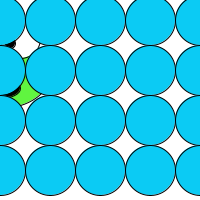
Frame 1 (no input)
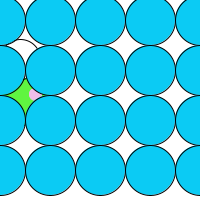
Frame 60 (the mouse pressed at the canvas centre just before this capture)
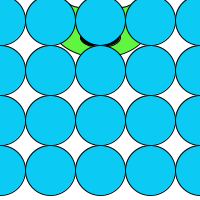
Frame 120 (the mouse held since frame 60 and released just before this capture)

The Processing sketch that drew these frames (run headless with seeded random() and noise(); from frame 60 on, the mouse is pressed at the canvas centre):

// Processing sketch: processing_128456
// ── processing_128456.pde

int monsterY;
int monsterX;

int richting;
int teller;
boolean test;

int x;
int y;
int spatie;
int stop;


void setup() {
  size(200, 200);
  monsterY = 100;
  monsterX= 50;
  richting=3;
  teller=0;
  test= true;
  y=0;
  x=0;
  spatie=50;
  stop=500;
}

void draw() {
  background(255);
  monsterX= mouseX;

  kleurtje();

  updateX();
  testRand();
  tekenMonster();
  loopAchtergrond();
}

void updateX() {
  monsterY=monsterY+richting;
}

void testRand() {

  if (monsterY>200||monsterY<0) {

    richting=-richting;
    teller=teller+1;
  }
  if (teller==10) {
    teller=0;
    test=!test;
  }
}

void tekenMonster () {
  ellipse(monsterX, monsterY-30, 100, 70);
  fill(255);
  ellipse(monsterX-20, monsterY-65, 40, 40);
  ellipse(monsterX+20, monsterY-65, 40, 40);
  fill(0);
  ellipse (monsterX-10, monsterY-60, 10, 10);
  ellipse (monsterX+10, monsterY-60, 10, 10);
  fill (240, 189, 235);
  stroke(240, 189, 235);
  ellipse (monsterX-35, monsterY-30, 12, 12);
  ellipse (monsterX+35, monsterY-30, 12, 12);
  fill (0);
  stroke(0);
  ellipse( monsterX, monsterY-15, 40, 20);
}




void kleurtje () {
  stroke(0);
  ellipseMode(CENTER); 
  if (test==true) {
    fill(96, 245, 64);
  }
  if (test==false) {
    fill(204, 32, 101);
  }
}

void loopAchtergrond () {
  while (x<stop) {
    fill(11, 203, 244);
    ellipse(x, 20, -50, 50 );
    x=x+spatie;
  }
  x=0;

  while (x<stop) {
    fill(11, 203, 244);
    ellipse(x, 70, -50, 50 );
    x=x+spatie;
  }
  x=0;

  while (x<stop) {
    fill(11, 203, 244);
    ellipse(x, 120, -50, 50 );
    x=x+spatie;
  }
  x=0;
  while (x<stop) {
    fill(11, 203, 244);
    ellipse(x, 170, -50, 50 );
    x=x+spatie;
  }
  x=0;
}
